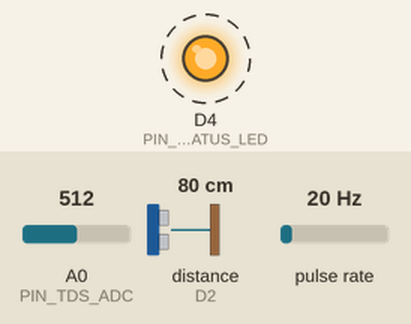
Bench run of a program on a simulated ESP8266 (NodeMCU). Shown: output pins drawn as LEDs (lit = HIGH). Wiring (inferred from the names in the program): ultrasonic range finder: trigger D1; echo D2; pulse sensor: data D5. Dashed ring = blinking. The test bench sets the inputs (shaded band); at power-on: A0 (PIN_TDS_ADC) = 512, distance to the obstacle (sensor on D2) 80 cm, pulse rate 20 Hz. The echo pulse lasts 58.3 µs per cm; pins used as bus, display or sensor lines are not drawn; what the program prints to the serial monitor is not drawn.

Above: at 1.2 s.
Timing chart, 0 to 5.1 s (numbered marks = the images above):
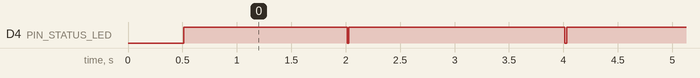

The program:

main.cpp
```cpp
#include <Arduino.h>
#include "../include/config.h"
#include "water_level.h"
#include "flow_sensor.h"
#include "tds_sensor.h"
#include "espnow_client.h"

uint32_t lastTelemetryTime = 0;
#define TELEMETRY_INTERVAL_MS 2000 // 2-second telemetry loop

void setup() {
    Serial.begin(115200);
    delay(500);

    Serial.println("\n=======================================================");
    Serial.printf("  SMART WATER PUMP CONTROLLER - ESP8266 SUB NODE\n");
    Serial.printf("  Firmware: %s | Node UID: %s\n", FIRMWARE_VERSION, NODE_UID);
    Serial.println("=======================================================");

    pinMode(PIN_STATUS_LED, OUTPUT);
    digitalWrite(PIN_STATUS_LED, HIGH); // Off for active-low LED

    // Initialize sensors
    waterLevel.begin();
    flowSensor.begin();
    tdsSensor.begin();
    espNowClient.begin();

    Serial.println("[MAIN] ESP8266 Sub Node Sensor Acquisition Active");
}

void loop() {
    // Continuous sampling
    flowSensor.update();

    if (millis() - lastTelemetryTime >= TELEMETRY_INTERVAL_MS) {
        lastTelemetryTime = millis();

        // Sample water level & TDS
        waterLevel.update();
        tdsSensor.update(24.5f); // 24.5°C ambient default

        // Sensor health bitmask
        uint8_t healthMask = 0;
        if (!waterLevel.isHealthy()) healthMask |= (1 << 0);
        if (!tdsSensor.isHealthy()) healthMask |= (1 << 2);

        // Send telemetry packet over ESP-NOW to ESP32
        bool ok = espNowClient.sendTelemetry(
            waterLevel.getLevelPercentage(),
            waterLevel.getVolumeLiters(),
            flowSensor.getFlowRateLpm(),
            flowSensor.getTotalLiters(),
            tdsSensor.getTdsPpm(),
            tdsSensor.getTemperatureC(),
            healthMask,
            3300 // 3.3V regulated power rail
        );

        // Quick LED blink on transmission
        digitalWrite(PIN_STATUS_LED, LOW);
        delay(15);
        digitalWrite(PIN_STATUS_LED, HIGH);

        Serial.printf("[SUB] Level: %.1f%% (%.0fL) | Flow: %.1f L/m | TDS: %.0f ppm | Sent: %s (Total: %u)\n",
                      waterLevel.getLevelPercentage(),
                      waterLevel.getVolumeLiters(),
                      flowSensor.getFlowRateLpm(),
                      tdsSensor.getTdsPpm(),
                      ok ? "OK" : "FAIL",
                      espNowClient.getPacketsSent());
    }

    delay(10);
}
```

espnow_client.cpp
```cpp
#include "espnow_client.h"

EspNowClient espNowClient;

EspNowClient::EspNowClient()
    : sequenceNum(1), packetsSent(0), packetsFailed(0) {}

bool EspNowClient::begin() {
    WiFi.mode(WIFI_STA);
    WiFi.disconnect();

    if (esp_now_init() != 0) {
        Serial.println("[ESP-NOW] Initialization failed on Sub Node");
        return false;
    }

    esp_now_set_self_role(ESP_NOW_ROLE_CONTROLLER);
    esp_now_register_send_cb(onDataSent);

    // Register broadcast / target peer
    uint8_t targetMac[6];
    memcpy(targetMac, MAIN_NODE_MAC, 6);
    esp_now_add_peer(targetMac, ESP_NOW_ROLE_SLAVE, ESPNOW_CHANNEL, NULL, 0);

    Serial.println("[ESP-NOW] Sub Node ESP-NOW Client Initialized Successfully");
    return true;
}

uint16_t EspNowClient::calculateCrc16(const uint8_t *data, size_t length) {
    uint16_t crc = 0xFFFF;
    for (size_t i = 0; i < length; i++) {
        crc ^= (uint16_t)data[i] << 8;
        for (uint8_t j = 0; j < 8; j++) {
            if (crc & 0x8000) {
                crc = (crc << 1) ^ 0x1021;
            } else {
                crc <<= 1;
            }
        }
    }
    return crc;
}

bool EspNowClient::sendTelemetry(float levelPct, float volumeL, float flowLpm, float totalInflowL, float tdsPpm, float tempC, uint8_t healthMask, uint16_t battMv) {
    TankTelemetryPacket packet;
    packet.magic = 0xAA;
    packet.node_id = 0x01;
    packet.sequence_num = sequenceNum++;
    packet.water_level_pct = levelPct;
    packet.water_liters = volumeL;
    packet.flow_rate_lpm = flowLpm;
    packet.total_inflow_l = totalInflowL;
    packet.tds_ppm = tdsPpm;
    packet.temperature_c = tempC;
    packet.sensor_health = healthMask;
    packet.battery_mv = battMv;

    // Compute CRC16 over packet payload (excluding crc16 field itself)
    packet.crc16 = calculateCrc16((const uint8_t*)&packet, sizeof(TankTelemetryPacket) - sizeof(uint16_t));

    uint8_t targetMac[6];
    memcpy(targetMac, MAIN_NODE_MAC, 6);
    int result = esp_now_send(targetMac, (uint8_t*)&packet, (uint8_t)sizeof(TankTelemetryPacket));

    if (result == 0) {
        packetsSent++;
        return true;
    } else {
        packetsFailed++;
        Serial.printf("[ESP-NOW] Send failed with error code: %d\n", result);
        return false;
    }
}

void EspNowClient::onDataSent(uint8_t *mac, uint8_t status) {
    if (status == 0) {
        // Transmission successful
    } else {
        Serial.println("[ESP-NOW] Delivery ACK failed (ESP32 may be out of range)");
    }
}
```

espnow_client.h
```cpp
#ifndef ESPNOW_CLIENT_H
#define ESPNOW_CLIENT_H

#include <Arduino.h>
#include <ESP8266WiFi.h>
#include <espnow.h>
#include "../include/config.h"

class EspNowClient {
public:
    EspNowClient();
    bool begin();
    bool sendTelemetry(float levelPct, float volumeL, float flowLpm, float totalInflowL, float tdsPpm, float tempC, uint8_t healthMask, uint16_t battMv);

    uint32_t getPacketsSent() const { return packetsSent; }
    uint32_t getPacketsFailed() const { return packetsFailed; }

    static void onDataSent(uint8_t *mac, uint8_t status);

private:
    uint32_t sequenceNum;
    uint32_t packetsSent;
    uint32_t packetsFailed;

    static uint16_t calculateCrc16(const uint8_t *data, size_t length);
};

extern EspNowClient espNowClient;

#endif // ESPNOW_CLIENT_H
```

flow_sensor.cpp
```cpp
#include "flow_sensor.h"

FlowSensor flowSensor;

static volatile uint32_t pulseCount = 0;

void IRAM_ATTR FlowSensor::onPulseInterrupt() {
    pulseCount++;
}

FlowSensor::FlowSensor()
    : currentFlowRateLpm(0.0f), totalInflowLiters(0.0f), lastCalcTime(0) {}

void FlowSensor::begin() {
    pinMode(PIN_FLOW_SENSOR, INPUT_PULLUP);
    attachInterrupt(digitalPinToInterrupt(PIN_FLOW_SENSOR), onPulseInterrupt, RISING);
    lastCalcTime = millis();
}

void FlowSensor::update() {
    uint32_t now = millis();
    uint32_t elapsedMs = now - lastCalcTime;

    if (elapsedMs >= 1000) {
        // Disable interrupt briefly while reading and clearing pulseCount
        noInterrupts();
        uint32_t pulses = pulseCount;
        pulseCount = 0;
        interrupts();

        lastCalcTime = now;

        // Flow rate (L/min) = (Pulses per sec) / 7.5
        float pulsesPerSec = (pulses * 1000.0f) / (float)elapsedMs;
        currentFlowRateLpm = pulsesPerSec / FLOW_CALIBRATION_FACTOR;

        // Volume increment in Liters = FlowRate (L/min) * (elapsedMs / 60000.0)
        float litersInc = (currentFlowRateLpm * elapsedMs) / 60000.0f;
        totalInflowLiters += litersInc;
    }
}
```

flow_sensor.h
```cpp
#ifndef FLOW_SENSOR_H
#define FLOW_SENSOR_H

#include <Arduino.h>
#include "../include/config.h"

class FlowSensor {
public:
    FlowSensor();
    void begin();
    void update();

    float getFlowRateLpm() const { return currentFlowRateLpm; }
    float getTotalLiters() const { return totalInflowLiters; }
    static void IRAM_ATTR onPulseInterrupt();

private:
    float currentFlowRateLpm;
    float totalInflowLiters;
    uint32_t lastCalcTime;
};

extern FlowSensor flowSensor;

#endif // FLOW_SENSOR_H
```

tds_sensor.cpp
```cpp
#include "tds_sensor.h"

TdsSensor tdsSensor;

TdsSensor::TdsSensor()
    : tdsPpm(150.0f), temperatureC(25.0f), healthy(true), sampleIdx(0) {
    for (int i = 0; i < 10; i++) samples[i] = 1.0f;
}

void TdsSensor::begin() {
    pinMode(PIN_TDS_ADC, INPUT);
}

void TdsSensor::update(float currentTemperatureC) {
    temperatureC = currentTemperatureC;

    // Read analog voltage from A0 (ESP8266 ADC is 0 - 1.0V, with board resistor divider up to 3.3V)
    int rawAdc = analogRead(PIN_TDS_ADC);
    float voltage = (rawAdc / 1024.0f) * 3.3f;

    samples[sampleIdx] = voltage;
    sampleIdx = (sampleIdx + 1) % 10;

    // Average 10 samples
    float avgVoltage = 0;
    for (int i = 0; i < 10; i++) avgVoltage += samples[i];
    avgVoltage /= 10.0f;

    // Temperature compensation formula: V_compensation = V / (1.0 + 0.02 * (T - 25.0))
    float compensationCoefficient = 1.0f + 0.02f * (temperatureC - 25.0f);
    float compensationVoltage = avgVoltage / compensationCoefficient;

    // TDS conversion polynomial (Standard Gravity Analog TDS equation)
    // TDS = (133.42 * V^3 - 255.86 * V^2 + 857.39 * V) * 0.5
    float calculatedTds = (133.42f * pow(compensationVoltage, 3)
                         - 255.86f * pow(compensationVoltage, 2)
                         + 857.39f * compensationVoltage) * 0.5f;

    if (calculatedTds < 0.0f) calculatedTds = 0.0f;
    if (calculatedTds > 2000.0f) calculatedTds = 2000.0f;

    tdsPpm = calculatedTds;
    healthy = (avgVoltage > 0.05f && avgVoltage < 3.25f);
}
```

tds_sensor.h
```cpp
#ifndef TDS_SENSOR_H
#define TDS_SENSOR_H

#include <Arduino.h>
#include "../include/config.h"

class TdsSensor {
public:
    TdsSensor();
    void begin();
    void update(float currentTemperatureC = 25.0f);

    float getTdsPpm() const { return tdsPpm; }
    float getTemperatureC() const { return temperatureC; }
    bool isHealthy() const { return healthy; }

private:
    float tdsPpm;
    float temperatureC;
    bool healthy;
    float samples[10];
    uint8_t sampleIdx;
};

extern TdsSensor tdsSensor;

#endif // TDS_SENSOR_H
```

water_level.cpp
```cpp
#include "water_level.h"

WaterLevelSensor waterLevel;

WaterLevelSensor::WaterLevelSensor()
    : levelPct(0.0f), volumeLiters(0.0f), rawDistanceCm(0.0f), healthy(true), sampleIndex(0) {
    for (int i = 0; i < 5; i++) samples[i] = 100.0f;
}

void WaterLevelSensor::begin() {
    pinMode(PIN_TRIG, OUTPUT);
    pinMode(PIN_ECHO, INPUT);
    digitalWrite(PIN_TRIG, LOW);
}

void WaterLevelSensor::update() {
    float dist = measureDistanceCm();
    if (dist > 5.0f && dist < 450.0f) {
        samples[sampleIndex] = dist;
        sampleIndex = (sampleIndex + 1) % 5;
        healthy = true;
    } else {
        healthy = false;
    }

    rawDistanceCm = getMedianFilteredDistance();

    // Calculate water column height
    // Effective tank depth = (TANK_TOTAL_HEIGHT_CM - TANK_SENSOR_OFFSET_CM)
    float effectiveDepth = TANK_TOTAL_HEIGHT_CM - TANK_SENSOR_OFFSET_CM;
    float waterHeight = TANK_TOTAL_HEIGHT_CM - rawDistanceCm;

    if (waterHeight < 0.0f) waterHeight = 0.0f;
    if (waterHeight > effectiveDepth) waterHeight = effectiveDepth;

    levelPct = (waterHeight / effectiveDepth) * 100.0f;
    if (levelPct < 0.0f) levelPct = 0.0f;
    if (levelPct > 100.0f) levelPct = 100.0f;

    volumeLiters = (levelPct / 100.0f) * TANK_TOTAL_CAPACITY_L;
}

float WaterLevelSensor::measureDistanceCm() {
    digitalWrite(PIN_TRIG, LOW);
    delayMicroseconds(2);
    digitalWrite(PIN_TRIG, HIGH);
    delayMicroseconds(10);
    digitalWrite(PIN_TRIG, LOW);

    long duration = pulseIn(PIN_ECHO, HIGH, 30000); // 30ms timeout (~5 meters max)
    if (duration == 0) return 999.0f;

    // Speed of sound = 343 m/s = 0.0343 cm/microsecond
    // Distance = (Duration * 0.0343) / 2
    return (duration * 0.0343f) / 2.0f;
}

float WaterLevelSensor::getMedianFilteredDistance() {
    float sorted[5];
    memcpy(sorted, samples, sizeof(samples));

    // Simple bubble sort for 5 elements
    for (int i = 0; i < 4; i++) {
        for (int j = 0; j < 4 - i; j++) {
            if (sorted[j] > sorted[j + 1]) {
                float tmp = sorted[j];
                sorted[j] = sorted[j + 1];
                sorted[j + 1] = tmp;
            }
        }
    }
    return sorted[2]; // Median
}
```

water_level.h
```cpp
#ifndef WATER_LEVEL_H
#define WATER_LEVEL_H

#include <Arduino.h>
#include "../include/config.h"

class WaterLevelSensor {
public:
    WaterLevelSensor();
    void begin();
    void update();

    float getLevelPercentage() const { return levelPct; }
    float getVolumeLiters() const { return volumeLiters; }
    float getRawDistanceCm() const { return rawDistanceCm; }
    bool isHealthy() const { return healthy; }

private:
    float levelPct;
    float volumeLiters;
    float rawDistanceCm;
    bool healthy;
    float samples[5];
    uint8_t sampleIndex;

    float measureDistanceCm();
    float getMedianFilteredDistance();
};

extern WaterLevelSensor waterLevel;

#endif // WATER_LEVEL_H
```

config.h
```cpp
#ifndef CONFIG_H
#define CONFIG_H

#include <Arduino.h>

// Device Identification
#define NODE_UID "TNK-SUB-8266-01"
#define NODE_TYPE "esp8266_tank_subnode"
#define FIRMWARE_VERSION "v1.4.2"

// Pin Definitions (NodeMCU / ESP8266)
#define PIN_TRIG            D1  // GPIO 5 - Ultrasonic Trigger
#define PIN_ECHO            D2  // GPIO 4 - Ultrasonic Echo
#define PIN_FLOW_SENSOR     D5  // GPIO 14 - YF-S201 Hall Pulse Interrupt
#define PIN_TDS_ADC         A0  // Analog ADC Input for TDS Sensor
#define PIN_DS18B20_TEMP    D6  // GPIO 12 - OneWire Temperature Sensor
#define PIN_FLOAT_SAFETY    D7  // GPIO 13 - Float switch backup (Active LOW)
#define PIN_STATUS_LED      D4  // GPIO 2 - Built-in LED (Active LOW)

// Tank Calibration Parameters
#define TANK_TOTAL_HEIGHT_CM 150.0f  // Total height from sensor to tank bottom
#define TANK_SENSOR_OFFSET_CM 15.0f  // Blind zone offset from top (min distance)
#define TANK_TOTAL_CAPACITY_L 2000.0f // Maximum usable tank volume in Liters

// Flow Sensor Calibration
#define FLOW_CALIBRATION_FACTOR 7.5f // YF-S201: Pulse frequency (Hz) = 7.5 * Flow rate (L/min)

// ESP-NOW Target Configuration
#define ESPNOW_CHANNEL      1
// Target ESP32 Main Node MAC address (Broadcast or paired unicast)
static const uint8_t MAIN_NODE_MAC[] = {0xFF, 0xFF, 0xFF, 0xFF, 0xFF, 0xFF};

// Telemetry Packet Structure (Must strictly match ESP32 Main Node)
typedef struct __attribute__((packed)) {
    uint8_t  magic;           // 0xAA
    uint8_t  node_id;         // 0x01
    uint32_t sequence_num;    // Packet sequence counter
    float    water_level_pct; // 0.0 to 100.0%
    float    water_liters;    // Calibrated volume in Liters
    float    flow_rate_lpm;   // Flow rate in L/min
    float    total_inflow_l;  // Total accumulated Liters
    float    tds_ppm;         // Water purity TDS in ppm
    float    temperature_c;   // Temperature in Celsius
    uint8_t  sensor_health;   // Bitmask [0: ultrasonic, 1: flow, 2: tds, 3: float]
    uint16_t battery_mv;      // Battery voltage in mV
    uint16_t crc16;           // CRC16-CCITT Checksum
} TankTelemetryPacket;

#endif // CONFIG_H
```

Measured:
- by itself, D4 (PIN_STATUS_LED): alternates HIGH for 2.0 s and LOW for 0.02 s
